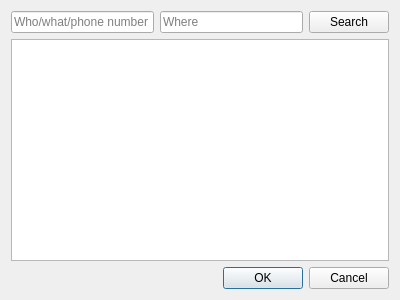
<?xml version="1.0" encoding="UTF-8"?>
<ui version="4.0">
 <class>SearchDialog</class>
 <widget class="QDialog" name="SearchDialog">
  <property name="geometry">
   <rect>
    <x>0</x>
    <y>0</y>
    <width>400</width>
    <height>300</height>
   </rect>
  </property>
  <property name="windowTitle">
   <string>Dialog</string>
  </property>
  <layout class="QVBoxLayout" name="verticalLayout">
   <item>
    <layout class="QHBoxLayout" name="horizontalLayout">
     <item>
      <widget class="QLineEdit" name="what">
       <property name="text">
        <string/>
       </property>
       <property name="placeholderText">
        <string>Who/what/phone number</string>
       </property>
      </widget>
     </item>
     <item>
      <widget class="QLineEdit" name="who">
       <property name="text">
        <string/>
       </property>
       <property name="placeholderText">
        <string>Where</string>
       </property>
      </widget>
     </item>
     <item>
      <widget class="QPushButton" name="search">
       <property name="text">
        <string>Search</string>
       </property>
      </widget>
     </item>
    </layout>
   </item>
   <item>
    <widget class="QListView" name="list"/>
   </item>
   <item>
    <widget class="QDialogButtonBox" name="buttonBox">
     <property name="orientation">
      <enum>Qt::Horizontal</enum>
     </property>
     <property name="standardButtons">
      <set>QDialogButtonBox::Cancel|QDialogButtonBox::Ok</set>
     </property>
    </widget>
   </item>
  </layout>
 </widget>
 <resources/>
 <connections>
  <connection>
   <sender>buttonBox</sender>
   <signal>accepted()</signal>
   <receiver>SearchDialog</receiver>
   <slot>accept()</slot>
   <hints>
    <hint type="sourcelabel">
     <x>248</x>
     <y>254</y>
    </hint>
    <hint type="destinationlabel">
     <x>157</x>
     <y>274</y>
    </hint>
   </hints>
  </connection>
  <connection>
   <sender>buttonBox</sender>
   <signal>rejected()</signal>
   <receiver>SearchDialog</receiver>
   <slot>reject()</slot>
   <hints>
    <hint type="sourcelabel">
     <x>316</x>
     <y>260</y>
    </hint>
    <hint type="destinationlabel">
     <x>286</x>
     <y>274</y>
    </hint>
   </hints>
  </connection>
 </connections>
</ui>
